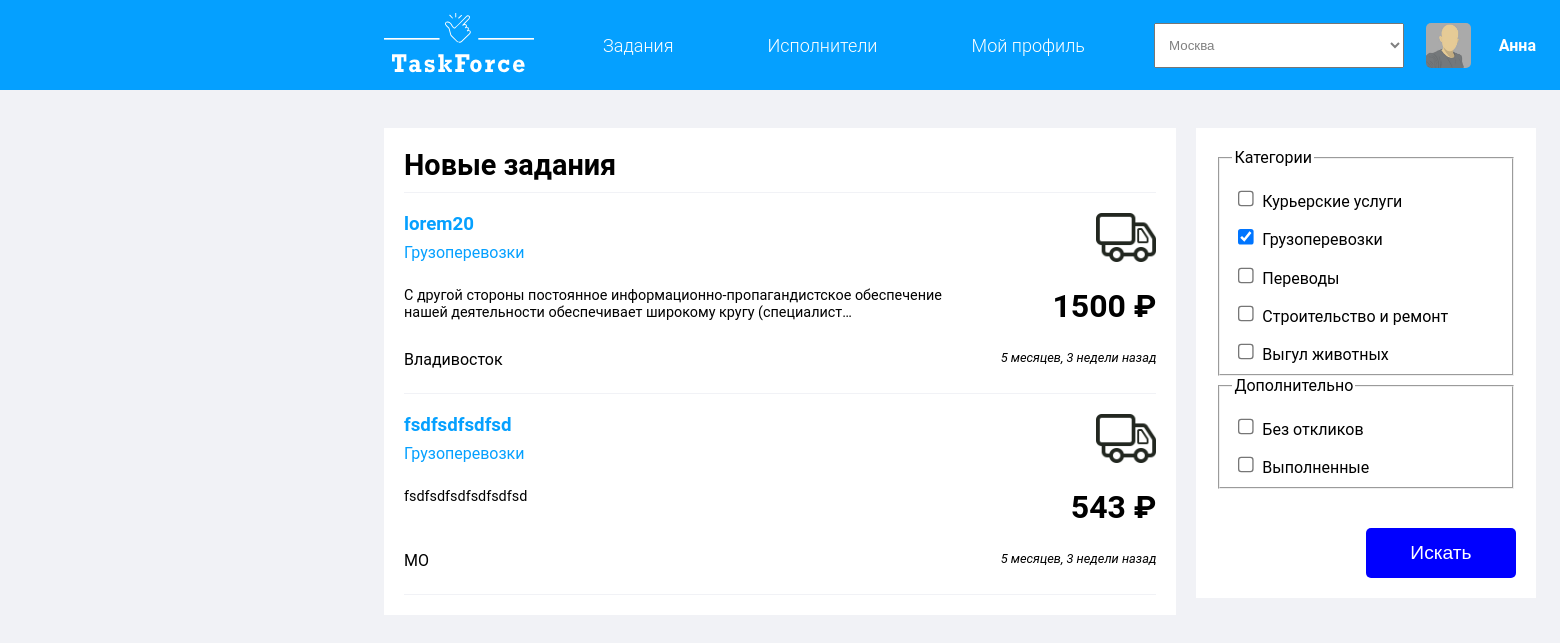
Screenshot of /tasks/?category=Грузоперевозки (signed in) with the database file from the repository.
### TaskForce/models.py (models this page shows, shortened)
class Profile(models.Model):
    user = models.OneToOneField(User, on_delete=models.CASCADE, related_name='profile')
    icon = models.ImageField('Иконка', upload_to='TaskForce/user_icons/',
                             default='TaskForce/user_icons/default_icon.jpg')
    is_customer = models.BooleanField('Заказчик', default=False)
    class Meta:
        verbose_name = 'Профиль'
        verbose_name_plural = 'Профили'

class Task(models.Model):
    title = models.CharField(max_length=100, verbose_name='Заголовок')
    author = models.ForeignKey(User, on_delete=models.CASCADE, verbose_name='Автор', related_name='tasks')
    worker = models.OneToOneField(User, on_delete=models.SET_NULL, verbose_name='Исполнитель', blank=True, null=True,
                                  related_name='worker')
    desc = models.TextField('Описание')
    category = models.ForeignKey("Category", on_delete=models.CASCADE, verbose_name='Категория',
                                 related_name='task')
    cities = [
        ('moscow', 'Москва'),
        ("moscow_region", 'МО'),
        ('st-Petersburg', 'Санкт-Петербург'),
        ('krasnodar', 'Краснодар'),
        ('irkutsk', 'Иркутск'),
        ('vladivostok', 'Владивосток')
    ]
    statuses = [
        ('new', 'Новое'),
        ('canceled', 'Закрыто'),
        ('in_word', 'В работе'),
        ('completed', 'Выполнено'),
        ('failed', 'Провалено')
    ]
    status = models.CharField(max_length=100, verbose_name='Статус', choices=statuses, default='new')
    location = models.CharField(max_length=100, verbose_name='Локация', choices=cities)
    price = models.IntegerField('Бюджет', null=True, blank=True)
    created = models.DateTimeField('Дата создания', auto_now_add=True)
    period_of_execution = models.DateField('Срок исполнения')
    class Meta:
        verbose_name = 'Задание'
        verbose_name_plural = 'Задания'
        ordering = ['-created']

class Category(models.Model):
    name = models.CharField(max_length=100, unique=True)
    icon = models.ImageField('Заставка', upload_to='TaskForce/category_images/')
    class Meta:
        verbose_name = 'Категория'
        verbose_name_plural = 'Категории'

### TaskForce/views.py (the view)
# urls.py: path('tasks/', ShowTasks.as_view(), name='index'),
class ShowTasks(ListView):
    template_name = 'TaskForce/tasks.html'
    queryset = Task.objects.all()
    context_object_name = 'tasks'
    def get_context_data(self, **kwargs):
        context = super().get_context_data(**kwargs)
        context['cities'] = Task.cities
        context['categories'] = Category.objects.all()
        context['active_categories'] = self.request.GET.getlist('category')
        return context
    def get(self, request, *args, **kwargs):
        if self.request.GET.getlist('category'):
            self.queryset = Task.objects.filter(Q(category__name__in=self.request.GET.getlist('category')))
        return super().get(request, args, kwargs)

### templates/TaskForce/tasks.html (shortened to what this page needs)
{% extends 'TaskForce/layout.html' %}
{% block cities %}
    {% for city in cities %}
        <option value="{{ city.0 }}">{{ city.1 }}</option>
    {% endfor %}
{% endblock %}
{% block content %}
    <section class="main-content">
        <header class="main-content--header">
            <h1>Новые задания</h1>
        </header>
        <main class="task-list">
            {% for task in tasks %}
                <article class="task">
                    <a href="{% url 'detail' pk=task.pk %}" class="task--title"><h3>{{ task.title }}</h3></a>
                    <a href="?category={{ task.category.name }}" class="task--category">{{ task.category.name }}</a>
                    <p class="task--desc">{{ task.desc|truncatechars:'130' }}</p>
                    <span class="task--location">{{ task.get_location_display }}</span>
                    <b class="task--price">{{ task.price }} ₽</b>
                    <img src="{{ task.category.icon.url }}" alt="{{ task.category.name }}" width="60" class="task--category-icon">
                    <em class="task--created">{{ task.created|timesince }} назад</em>
                </article>
            {% endfor %}
        </main>
    </section>
    <section class="search-task">
        <form method="GET">
            <fieldset class="category-list">
                <legend>Категории</legend>
                {% for category in categories %}
                    <label for="{{ category.id }}">
                        <input type="checkbox" name="category" id="{{ category.id }}" value="{{ category.name }}"
                        {% if category.name in active_categories %}
                            checked
                        {% endif %}
                        >
                        {{ category.name }}<br>
                    </label>
                {% endfor %}
            </fieldset>
            <fieldset class="additionally">
                <legend>Дополнительно</legend>
                <input type="checkbox" name="without-answer" id="wa" value="Без откликов"> Без откликов<br>
                <input type="checkbox" name="completed" id="cmp" value="Выполненные"> Выполненные
            </fieldset>
            <input type="submit" value="Искать" class="btn find-filter-btn">
        </form>
    </section>
{% endblock %}

### templates/TaskForce/layout.html (shortened to what this page needs)
{% load static %}
<!DOCTYPE html>
<html lang="ru">
<head>
    <link rel="stylesheet" href="{% static 'TaskForce/css/main.css' %}">
</head>
<header class="main-header">
    <div class="header-content">
        <a href="/tasks">
        </a>
        <nav class="header-menu">
        <a href="{% url 'index' %}">Задания</a>
        <a href="#">Исполнители</a>
        <a href="#">Мой профиль</a>
    </nav>
        <select class="city-select">
            {% block cities %}
            {% endblock %}
        </select>
        {% if user.is_authenticated %}
            <div class="header-profile">
                <img src="{{ user.profile.icon.url }}" width="45" height="45">
                <strong>{{ user.first_name }}</strong>
            </div>
        {% else %}
            <div class="log-reg">
                <a href="{% url 'login' %}">Войти</a>
                <hr color="white" width="100">
                <a href='{% url "reg" %}'>Регистрация</a>
            </div>
        {% endif %}
    </div>
</header>
<body>
    <main class="page-main">
        {% block content %}
        {% endblock %}
    </main>
</body>
</html>

### TaskForce/static/TaskForce/css/main.css (style rules this page uses)
body { margin: 0; min-width: 1920px; font-family: "Roboto", sans-serif; background-color: #f1f2f6; }
a { color: white; text-decoration: none; }
header.main-header { height: 90px; width: 100%; background-color: #05a0ff; }
.header-content { width: 60%; height: 100%; margin: 0 auto; display: flex; justify-content: space-between; align-items: center; }
.header-content nav a { color: white; text-decoration: none; font-weight: 300; font-size: 18px; line-height: 21px; }
nav.header-menu { display: flex; justify-content: space-around; width: 50%; }
.main-icon { width: 150px; fill: white; }
.city-select { width: 250px; height: 50%; padding-left: 10px; color: gray; }
.page-main { margin: 2% auto; display: grid; grid-template-columns: 0.7fr 0.3fr; grid-gap: 0 20px; width: 60%; }
.main-content { grid-column: 1/2; height: max-content; }
.page-main section { background-color: white; padding: 20px; }
.main-content--header { font-size: 120%; border-bottom: 1px solid #f1f2f6; }
.main-content--header h1, h3 { margin: 0 0 10px 0; }
.page-main a { color: #05a0ff; }
article.task { display: grid; grid-template-columns: 0.8fr 0.25fr; grid-template-rows: 30px; border-bottom: 1px solid #f1f2f6; max-height: 180px; min-height: 180px; margin-top: 20px; }
.task--title { grid-column: 1/2; grid-row: 1/2; }
.task--category { grid-row: 2/3; grid-column: 1/2; }
.task--desc { grid-column: 1/2; grid-row: 3/4; margin: 0; font-size: 90%; }
.task--location { grid-column: 1/2; grid-row: 4/5; }
.task--category-icon { grid-column: 2/3; grid-row: 1/3; justify-self: flex-end; }
.task--price { grid-column: 2/3; grid-row: 3/4; font-size: 200%; justify-self: flex-end; }
.task--created { justify-self: flex-end; font-size: 80%; }
.category-list input[type='checkbox'], .additionally input[type='checkbox'] { zoom: 1.3; margin-top: 1em; }
.btn { background-color: blue; border: none; border-radius: 5px; width: 150px; height: 50px; color: white; font-size: 120%; }
.find-filter-btn { float: right; margin-top: 2em; }
.search-task { height: max-content; }
.header-profile { height: 110%; width: 110px; display: flex; justify-content: space-between; align-items: center; }
.header-profile strong { color: white; }
.header-profile img { border-radius: 5px; }

### rows the page displays
Task: title "lorem20", category.name "Грузоперевозки", desc "С другой стороны постоянное информационно-пропагандистское обеспечение нашей деятельности обеспечивает широкому кругу (специалист…", location "Владивосток", price "1500", category.icon (picture), created "5 месяцев, 3 недели"
Task: title "fsdfsdfsdfsd", category.name "Грузоперевозки", desc "fsdfsdfsdfsdfsdfsd", location "МО", price "543", category.icon (picture), created "5 месяцев, 3 недели"
Category: name "Курьерские услуги"
Category: name "☑", name "Грузоперевозки"
Category: name "Переводы"
Category: name "Строительство и ремонт"
Category: name "Выгул животных"

### other values shown
{{ user.first_name }} "Анна"
form field value "Москва"
